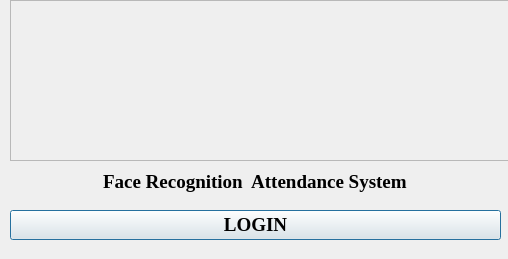
<?xml version="1.0" encoding="UTF-8"?>
<ui version="4.0">
 <class>Dialog</class>
 <widget class="QDialog" name="Dialog">
  <property name="geometry">
   <rect>
    <x>0</x>
    <y>0</y>
    <width>508</width>
    <height>259</height>
   </rect>
  </property>
  <property name="minimumSize">
   <size>
    <width>508</width>
    <height>259</height>
   </size>
  </property>
  <property name="maximumSize">
   <size>
    <width>508</width>
    <height>259</height>
   </size>
  </property>
  <property name="windowTitle">
   <string>Face Recognition Time Attendance App</string>
  </property>
  <property name="windowIcon">
   <iconset resource="resource.qrc">
    <normaloff>:/icon/icon.png</normaloff>:/icon/icon.png</iconset>
  </property>
  <widget class="QLabel" name="logolabel">
   <property name="geometry">
    <rect>
     <x>10</x>
     <y>0</y>
     <width>611</width>
     <height>161</height>
    </rect>
   </property>
   <property name="maximumSize">
    <size>
     <width>16777215</width>
     <height>16777215</height>
    </size>
   </property>
   <property name="frameShape">
    <enum>QFrame::StyledPanel</enum>
   </property>
   <property name="frameShadow">
    <enum>QFrame::Sunken</enum>
   </property>
   <property name="lineWidth">
    <number>1</number>
   </property>
   <property name="text">
    <string/>
   </property>
   <property name="pixmap">
    <pixmap>logo1.jpg</pixmap>
   </property>
   <property name="alignment">
    <set>Qt::AlignBottom|Qt::AlignJustify</set>
   </property>
  </widget>
  <widget class="QWidget" name="verticalLayoutWidget">
   <property name="geometry">
    <rect>
     <x>10</x>
     <y>160</y>
     <width>491</width>
     <height>80</height>
    </rect>
   </property>
   <layout class="QVBoxLayout" name="verticalLayout">
    <item>
     <layout class="QHBoxLayout" name="horizontalLayout">
      <item alignment="Qt::AlignHCenter">
       <widget class="QLabel" name="filelabel">
        <property name="font">
         <font>
          <family>Times New Roman</family>
          <pointsize>14</pointsize>
          <weight>75</weight>
          <bold>true</bold>
         </font>
        </property>
        <property name="text">
         <string>Face Recognition  Attendance System</string>
        </property>
       </widget>
      </item>
     </layout>
    </item>
    <item>
     <widget class="QPushButton" name="runButton">
      <property name="font">
       <font>
        <family>Times New Roman</family>
        <pointsize>14</pointsize>
        <weight>75</weight>
        <bold>true</bold>
       </font>
      </property>
      <property name="text">
       <string>LOGIN</string>
      </property>
     </widget>
    </item>
   </layout>
  </widget>
 </widget>
 <resources>
  <include location="resource.qrc"/>
 </resources>
 <connections/>
</ui>
